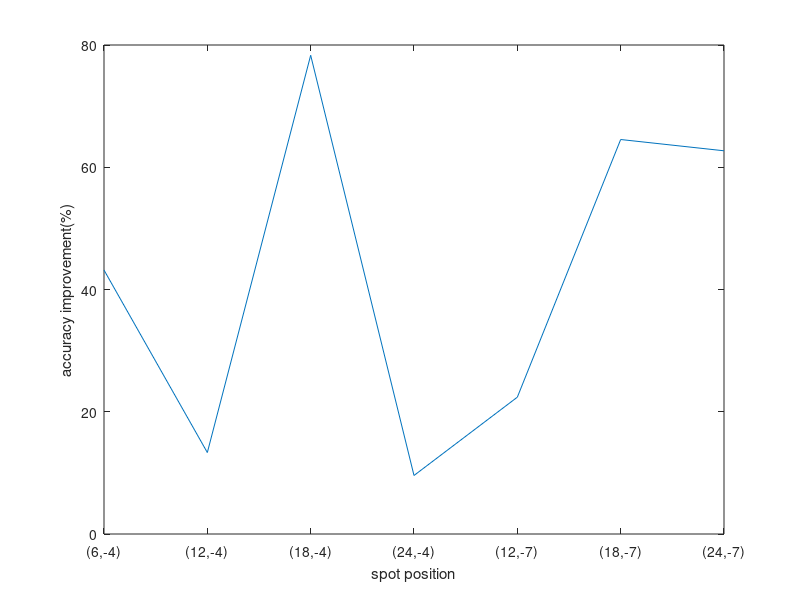

MATLAB code for this plot:
x = 1:1:7;
y=[43.18,13.3297,78.3167,9.574,22.3846,64.538,62.6938];

plot(x,y);

set(gca,'xtick',[1 2 3 4 5 6 7])
set(gca,'xticklabel',{'(6,-4)','(12,-4)','(18,-4)','(24,-4)','(12,-7)','(18,-7)','(24,-7)'})
set(gca,'ytick',0:20:100)
xlabel('spot position');
ylabel('accuracy improvement(%)');
